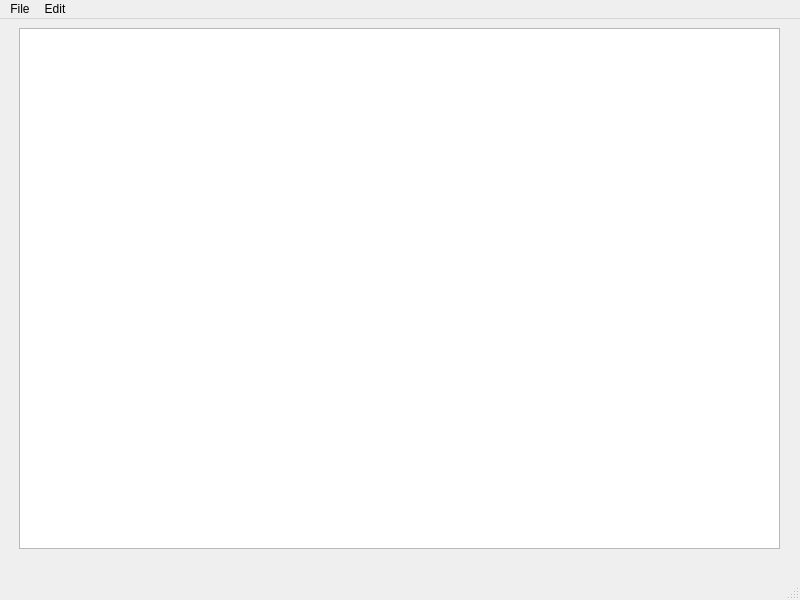
<?xml version="1.0" encoding="UTF-8"?>
<ui version="4.0">
 <class>MainWindow</class>
 <widget class="QMainWindow" name="MainWindow">
  <property name="geometry">
   <rect>
    <x>0</x>
    <y>0</y>
    <width>800</width>
    <height>600</height>
   </rect>
  </property>
  <property name="windowTitle">
   <string>MainWindow</string>
  </property>
  <widget class="QWidget" name="centralwidget">
   <widget class="QWidget" name="verticalLayoutWidget">
    <property name="geometry">
     <rect>
      <x>19</x>
      <y>9</y>
      <width>761</width>
      <height>521</height>
     </rect>
    </property>
    <layout class="QVBoxLayout" name="verticalLayout">
     <item>
      <widget class="QTextEdit" name="textEdit"/>
     </item>
    </layout>
   </widget>
  </widget>
  <widget class="QStatusBar" name="statusbar"/>
  <widget class="QMenuBar" name="menubar">
   <property name="geometry">
    <rect>
     <x>0</x>
     <y>0</y>
     <width>800</width>
     <height>25</height>
    </rect>
   </property>
   <widget class="QMenu" name="menuFile">
    <property name="title">
     <string>File</string>
    </property>
    <addaction name="actionNew"/>
    <addaction name="actionOpen"/>
    <addaction name="actionSave"/>
    <addaction name="actionExit"/>
   </widget>
   <widget class="QMenu" name="menuEdit">
    <property name="title">
     <string>Edit</string>
    </property>
    <addaction name="actionCopy"/>
    <addaction name="actionPaste"/>
    <addaction name="actionCut"/>
    <addaction name="actionUndo"/>
    <addaction name="actionRedo"/>
   </widget>
   <addaction name="menuFile"/>
   <addaction name="menuEdit"/>
  </widget>
  <action name="actionmeu">
   <property name="text">
    <string>meu</string>
   </property>
  </action>
  <action name="actionNew">
   <property name="text">
    <string>New</string>
   </property>
  </action>
  <action name="actionOpen">
   <property name="text">
    <string>Open</string>
   </property>
  </action>
  <action name="actionSave">
   <property name="text">
    <string>Save</string>
   </property>
  </action>
  <action name="actionexit">
   <property name="text">
    <string>exit</string>
   </property>
  </action>
  <action name="actionExit">
   <property name="text">
    <string>Exit</string>
   </property>
  </action>
  <action name="actionCopy">
   <property name="icon">
    <iconset>
     <normaloff>../../Downloads/icon/copy.png</normaloff>../../Downloads/icon/copy.png</iconset>
   </property>
   <property name="text">
    <string>Copy</string>
   </property>
  </action>
  <action name="actionPaste">
   <property name="text">
    <string>Paste</string>
   </property>
  </action>
  <action name="actionCut">
   <property name="icon">
    <iconset>
     <normaloff>../../Downloads/icon/cut.png</normaloff>../../Downloads/icon/cut.png</iconset>
   </property>
   <property name="text">
    <string>Cut</string>
   </property>
  </action>
  <action name="actionUndo">
   <property name="text">
    <string>Undo</string>
   </property>
  </action>
  <action name="actionRedo">
   <property name="text">
    <string>Redo</string>
   </property>
  </action>
 </widget>
 <resources/>
 <connections/>
</ui>
